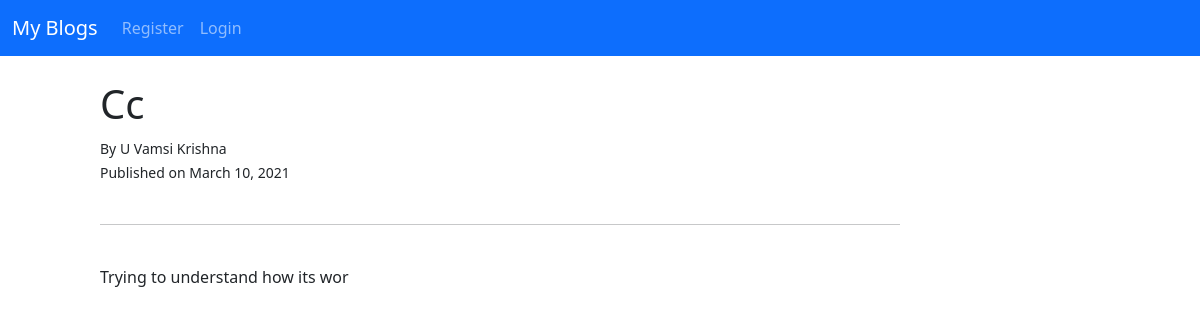
Screenshot of /article/8 with the database file from the repository.
### myblog/models.py (models this page shows, shortened)
class Publish(models.Model):
    title = models.CharField(max_length=50)
    author = models.ForeignKey(User, on_delete=models.CASCADE)
    body = models.TextField()
    date = models.DateField(auto_now_add=True)
    category = models.CharField(max_length=255, default='untitled')

### myblog/views.py (the view)
# urls.py: path('article/<int:pk>', ArticleView.as_view(), name='article'),
class ArticleView(DetailView):
    model = Publish
    template_name = 'article.html'

### myblog/templates/article.html (shortened to what this page needs)
{% extends 'base.html' %}
{% block content%}
<h1> {{ publish.title}} </h1>
<small>By {{publish.author.first_name}} {{publish.author.last_name}} <br/> Published on {{publish.date  }}  <br/>
</small><br/>
<hr>
<br/>
{{ publish.body|safe}}
{% endblock %}

### rows the page displays
Publish: title "Cc", author.first_name "U Vamsi", author.last_name "Krishna", date "March 10, 2021", body "Trying to understand how its wor"
